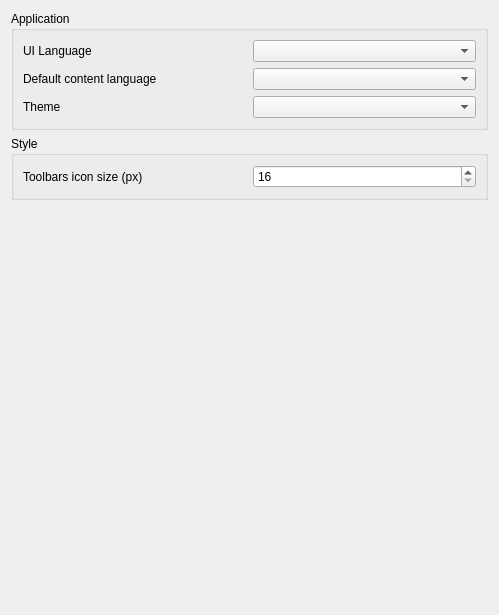
<?xml version="1.0" encoding="UTF-8"?>
<ui version="4.0">
 <class>SettingsForm</class>
 <widget class="QWidget" name="SettingsForm">
  <property name="geometry">
   <rect>
    <x>0</x>
    <y>0</y>
    <width>499</width>
    <height>615</height>
   </rect>
  </property>
  <property name="windowTitle">
   <string>Form</string>
  </property>
  <layout class="QGridLayout" name="gridLayout_2">
   <item row="0" column="0">
    <layout class="QGridLayout" name="gridLayout">
     <item row="0" column="0">
      <widget class="QGroupBox" name="groupBox_5">
       <property name="title">
        <string>Application</string>
       </property>
       <layout class="QGridLayout" name="gridLayout_12">
        <item row="0" column="0">
         <layout class="QGridLayout" name="gridLayout_13">
          <item row="1" column="0">
           <widget class="QLabel" name="label_23">
            <property name="text">
             <string>UI Language</string>
            </property>
           </widget>
          </item>
          <item row="3" column="0">
           <widget class="QLabel" name="label_24">
            <property name="text">
             <string>Theme</string>
            </property>
           </widget>
          </item>
          <item row="1" column="1">
           <widget class="QComboBox" name="uiLangTag"/>
          </item>
          <item row="3" column="1">
           <widget class="QComboBox" name="themeCombo"/>
          </item>
          <item row="2" column="0">
           <widget class="QLabel" name="label_2">
            <property name="toolTip">
             <string>&lt;html&gt;&lt;head/&gt;&lt;body&gt;&lt;p&gt;&lt;span style=&quot; font-size:11pt;&quot;&gt;The default language when creating or storing new content (like hashmarks)&lt;/span&gt;&lt;/p&gt;&lt;/body&gt;&lt;/html&gt;</string>
            </property>
            <property name="text">
             <string>Default content language</string>
            </property>
           </widget>
          </item>
          <item row="2" column="1">
           <widget class="QComboBox" name="contentLangTag"/>
          </item>
         </layout>
        </item>
       </layout>
      </widget>
     </item>
     <item row="1" column="0">
      <widget class="QGroupBox" name="groupBox">
       <property name="title">
        <string>Style</string>
       </property>
       <layout class="QGridLayout" name="gridLayout_4">
        <item row="0" column="0">
         <layout class="QGridLayout" name="gridLayout_3">
          <item row="0" column="0">
           <widget class="QLabel" name="label">
            <property name="text">
             <string>Toolbars icon size (px)</string>
            </property>
           </widget>
          </item>
          <item row="0" column="1">
           <widget class="QSpinBox" name="toolbarsIconSize">
            <property name="minimum">
             <number>16</number>
            </property>
            <property name="maximum">
             <number>128</number>
            </property>
            <property name="singleStep">
             <number>8</number>
            </property>
           </widget>
          </item>
         </layout>
        </item>
       </layout>
      </widget>
     </item>
    </layout>
   </item>
   <item row="1" column="0">
    <spacer name="verticalSpacer">
     <property name="orientation">
      <enum>Qt::Vertical</enum>
     </property>
     <property name="sizeHint" stdset="0">
      <size>
       <width>20</width>
       <height>40</height>
      </size>
     </property>
    </spacer>
   </item>
  </layout>
 </widget>
 <resources>
  <include location="../galacteek.qrc"/>
 </resources>
 <connections/>
</ui>
